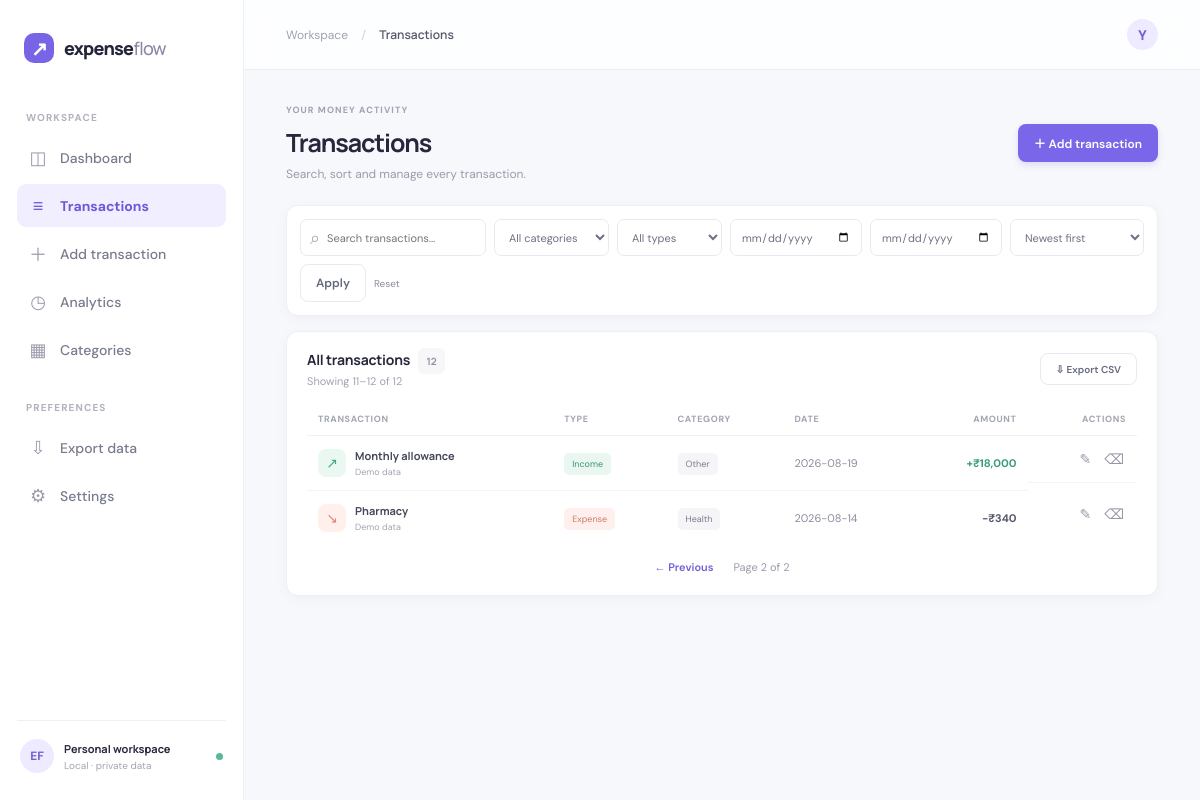
The page /transactions?q=&category=&type=&start=&end=&sort=date_desc&page=2 on the database its author committed.
### tables this page shows
CREATE TABLE transactions (
                id INTEGER PRIMARY KEY AUTOINCREMENT,
                date TEXT NOT NULL,
                type TEXT NOT NULL CHECK(type IN ('Income','Expense')),
                category TEXT NOT NULL,
                description TEXT NOT NULL,
                amount REAL NOT NULL CHECK(amount > 0),
                notes TEXT DEFAULT '',
                created_at TEXT NOT NULL DEFAULT CURRENT_TIMESTAMP
            );

### app.py (the view)
@app.route("/transactions")
def transactions():
    search = request.args.get("q", "").strip()[:100]
    category = request.args.get("category", "")
    kind = request.args.get("type", "")
    start, end = request.args.get("start", ""), request.args.get("end", "")
    sort = request.args.get("sort", "date_desc")
    page = max(1, request.args.get("page", 1, type=int) or 1)
    valid_sorts = {"date_desc": "date DESC,id DESC", "date_asc": "date ASC,id ASC", "amount_desc": "amount DESC", "amount_asc": "amount ASC"}
    conditions, args = [], []
    if search: conditions.append("(description LIKE ? OR category LIKE ?)"); args += [f"%{search}%", f"%{search}%"]
    if category: conditions.append("category=?"); args.append(category)
    if kind in ("Income", "Expense"): conditions.append("type=?"); args.append(kind)
    for val, op in ((start, ">="), (end, "<=")):
        try: date.fromisoformat(val); conditions.append(f"date {op} ?"); args.append(val)
        except ValueError: pass
    where = (" WHERE " + " AND ".join(conditions)) if conditions else ""
    with get_db() as db:
        total = db.execute("SELECT COUNT(*) FROM transactions"+where, args).fetchone()[0]
        rows = db.execute("SELECT * FROM transactions"+where+" ORDER BY "+valid_sorts.get(sort, valid_sorts["date_desc"])+" LIMIT 10 OFFSET ?", args+[10*(page-1)]).fetchall()
        cats = db.execute("SELECT name FROM categories ORDER BY name").fetchall()
    return render_template("transactions.html", active="transactions", txs=rows, categories=cats, total=total, page=page, pages=max(1,(total+9)//10), filters=request.args)

### app.py (called while the page is built)
@app.template_filter("inr")
def inr(value):
    try: n = float(value or 0)
    except (TypeError, ValueError): n = 0
    whole, dot, fraction = f"{abs(n):.2f}".partition(".")
    last = whole[-3:]
    rest = whole[:-3]
    while len(rest) > 2:
        last = rest[-2:] + "," + last
        rest = rest[:-2]
    grouped = (rest + "," if rest else "") + last
    suffix = ("." + fraction.rstrip("0")) if fraction.rstrip("0") else ""
    return ("-" if n < 0 else "") + "₹" + grouped + suffix

@app.context_processor
def global_data():
    return {"nav_categories": CATEGORIES}

### database.py (called while the page is built)
def get_db():
    DB_PATH.parent.mkdir(parents=True, exist_ok=True)
    conn = sqlite3.connect(DB_PATH)
    conn.row_factory = sqlite3.Row
    conn.execute("PRAGMA foreign_keys = ON")
    return conn

### templates/transactions.html
{% extends 'base.html' %}{% block title %}Transactions{% endblock %}{% block crumb %}Transactions{% endblock %}{% block content %}<section class="page-heading"><div><p class="eyebrow">YOUR MONEY ACTIVITY</p><h1>Transactions</h1><p class="muted">Search, sort and manage every transaction.</p></div><a href="{{ url_for('transaction_form') }}" class="button primary">＋ Add transaction</a></section><section class="panel filters-panel"><form class="filter-form" method="get"><label class="search-input"><span>⌕</span><input name="q" placeholder="Search transactions..." value="{{ filters.get('q','') }}"></label><select name="category"><option value="">All categories</option>{% for c in categories %}<option value="{{ c.name }}" {{ 'selected' if filters.get('category')==c.name }}>{{ c.name }}</option>{% endfor %}</select><select name="type"><option value="">All types</option><option {{ 'selected' if filters.get('type')=='Income' }} value="Income">Income</option><option {{ 'selected' if filters.get('type')=='Expense' }} value="Expense">Expense</option></select><input type="date" name="start" aria-label="From date" value="{{ filters.get('start','') }}"><input type="date" name="end" aria-label="To date" value="{{ filters.get('end','') }}"><select name="sort"><option value="date_desc" {{ 'selected' if filters.get('sort','date_desc')=='date_desc' }}>Newest first</option><option value="date_asc" {{ 'selected' if filters.get('sort')=='date_asc' }}>Oldest first</option><option value="amount_desc" {{ 'selected' if filters.get('sort')=='amount_desc' }}>Amount: high–low</option><option value="amount_asc" {{ 'selected' if filters.get('sort')=='amount_asc' }}>Amount: low–high</option></select><button class="button secondary" type="submit">Apply</button><a class="clear-link" href="{{ url_for('transactions') }}">Reset</a></form></section><section class="panel transactions-table"><div class="panel-heading"><div><h2>All transactions <span class="count-pill">{{ total }}</span></h2><p>Showing {{ ((page-1)*10+1) if total else 0 }}–{{ [page*10,total]|min }} of {{ total }}</p></div><a class="button secondary small-btn" href="{{ url_for('export_csv') }}">⇩ Export CSV</a></div>{% if txs %}<div class="table-scroll"><table><thead><tr><th>TRANSACTION</th><th>TYPE</th><th>CATEGORY</th><th>DATE</th><th class="right">AMOUNT</th><th class="right">ACTIONS</th></tr></thead><tbody>{% for tx in txs %}<tr><td><div class="table-title"><span class="tx-symbol {{ 'income-symbol' if tx.type=='Income' else 'expense-symbol' }}">{{ '↗' if tx.type=='Income' else '↘' }}</span><span><strong>{{ tx.description }}</strong>{% if tx.notes %}<small>{{ tx.notes }}</small>{% endif %}</span></div></td><td><span class="type-pill {{ 'type-income' if tx.type=='Income' else 'type-expense' }}">{{ tx.type }}</span></td><td><span class="tag">{{ tx.category }}</span></td><td>{{ tx.date }}</td><td class="right amount {{ 'positive' if tx.type=='Income' else '' }}">{{ '+' if tx.type=='Income' else '−' }}{{ tx.amount|inr }}</td><td class="right actions"><a title="Edit" href="{{ url_for('transaction_form',tx_id=tx.id) }}">✎</a><form method="post" action="{{ url_for('delete_transaction',tx_id=tx.id) }}" onsubmit="return confirm('Delete this transaction? This cannot be undone.')"><button title="Delete" aria-label="Delete transaction">⌫</button></form></td></tr>{% endfor %}</tbody></table></div>{% else %}<div class="empty-state"><span>◷</span><strong>No transactions found</strong><p>Try changing your filters, or add a transaction.</p><a class="button primary" href="{{ url_for('transaction_form') }}">＋ Add transaction</a></div>{% endif %}{% if pages>1 %}<div class="pagination">{% if page>1 %}<a href="{{ url_for('transactions',q=filters.get('q',''),category=filters.get('category',''),type=filters.get('type',''),start=filters.get('start',''),end=filters.get('end',''),sort=filters.get('sort','date_desc'),page=page-1) }}">← Previous</a>{% endif %}<span>Page {{ page }} of {{ pages }}</span>{% if page<pages %}<a href="{{ url_for('transactions',q=filters.get('q',''),category=filters.get('category',''),type=filters.get('type',''),start=filters.get('start',''),end=filters.get('end',''),sort=filters.get('sort','date_desc'),page=page+1) }}">Next →</a>{% endif %}</div>{% endif %}</section>{% endblock %}

### static/css/style.css (style rules this page uses)
:root { --ink:#26273a;--muted:#9297a7;--line:#eeeef3;--surface:#fff;--bg:#f7f8fc;--purple:#7966e8;--purple-dark:#6854d4;--green:#45a989;--coral:#e88778;--shadow:0 3px 14px rgba(35,37,65,.035) }
* { box-sizing:border-box }
body { margin:0;background:var(--bg);color:var(--ink);font-family:'DM Sans',sans-serif;font-size:14px }
h1,h2,h3,strong { font-family:'Manrope','DM Sans',sans-serif }
a { color:inherit;text-decoration:none }
button,input,select,textarea { font:inherit }
.welcome-row,.page-heading { display:flex;align-items:center;justify-content:space-between;margin-bottom:24px }
.eyebrow { font-size:9px;font-weight:700;letter-spacing:1.1px;color:#a0a1b1;margin:0 0 9px }
.welcome-row h1,.page-heading h1 { font-size:27px;letter-spacing:-1.1px;margin:0 0 6px }
.muted { color:#999cab;margin:0;font-size:12px }
.button { min-height:38px;padding:0 15px;border:1px solid transparent;border-radius:8px;display:inline-flex;align-items:center;justify-content:center;gap:8px;font-weight:600;font-size:12px;cursor:pointer;transition:.18s }
.button.primary { background:var(--purple);color:white;box-shadow:0 3px 7px #7966e833 }
.button.secondary { background:#fff;border-color:#e9e9ef;color:#65697b }
.stat-card,.panel { background:var(--surface);border:1px solid #eff0f4;border-radius:12px;box-shadow:var(--shadow) }
.panel { padding:19px 20px;margin-bottom:16px }
.panel-heading { display:flex;justify-content:space-between;align-items:center;margin-bottom:15px }
.panel-heading h2,.settings-card h2,.add-category h2 { font-size:14px;letter-spacing:-.25px;margin:0 0 5px }
.panel-heading p,.add-category p { color:#a1a4b0;font-size:11px;margin:0 }
.period-chip,.count-pill { padding:6px 9px;border-radius:6px;background:#f7f7fa;color:#9295a5;font-size:10px }
.table-scroll { width:100%;overflow-x:auto }
table { border-collapse:collapse;width:100%;text-align:left;white-space:nowrap }
th { font-size:9px;letter-spacing:.65px;color:#a2a5b2;font-weight:700;padding:10px 11px;border-bottom:1px solid #f0f0f4 }
td { padding:12px 11px;border-bottom:1px solid #f4f4f7;font-size:11px;color:#8a8d9d }
tbody tr:last-child td { border-bottom:none }
.right { text-align:right }
.table-title { display:flex;align-items:center;gap:9px }
.table-title strong,.table-title small { display:block }
.table-title strong { font-size:11px;color:#44475a }
.table-title small { font-size:9px;color:#a3a5b1;margin-top:3px;max-width:170px;overflow:hidden;text-overflow:ellipsis }
.tx-symbol { height:28px;width:28px;border-radius:8px;display:grid;place-items:center;font-size:14px }
.income-symbol { background:#eaf8f2;color:#40a787 }
.expense-symbol { background:#fff0ec;color:#de8876 }
.tag,.type-pill { font-size:9px;padding:5px 8px;border-radius:5px;background:#f5f5f8;color:#777b8c }
.type-income { color:#379477;background:#eaf7f1 }
.type-expense { color:#cf7a69;background:#fff0ed }
.amount { font-weight:700;color:#55586b }
.amount.positive { color:#3b9c7d }
.page-heading { margin-bottom:23px }
.page-heading h1 { font-size:25px }
.filters-panel { padding:13px;margin-bottom:15px }
.filter-form { display:flex;align-items:center;gap:8px;flex-wrap:wrap }
.filter-form select,.filter-form input,.inline-add input,.field input,.field select,.field textarea,.export-options select { height:37px;border:1px solid #e9eaf0;border-radius:7px;background:#fff;padding:0 10px;color:#6e7182;font-size:11px;outline:none }
.filter-form select { min-width:105px }
.filter-form input[type=date] { width:132px }
.search-input { display:flex;align-items:center;gap:7px;border:1px solid #e9eaf0;border-radius:7px;padding:0 9px;height:37px;flex:1;min-width:160px }
.search-input span { font-size:18px;color:#a4a5b1 }
.search-input input { height:33px;border:0;padding:0;min-width:0;width:100%;outline:0 }
.clear-link { font-size:10px;color:#8d8e9c }
.transactions-table { padding:18px 20px }
.count-pill { margin-left:5px }
.small-btn { min-height:32px;font-size:10px }
.actions { display:flex;align-items:center;justify-content:flex-end;gap:9px }
.actions a,.actions button { color:#9698a8;border:0;background:none;cursor:pointer;font-size:14px;padding:2px }
.actions form { margin:0 }
.pagination { display:flex;justify-content:center;align-items:center;gap:20px;padding:15px 0 3px;color:#999cab;font-size:11px }
.pagination a { color:#7160d5;font-weight:600 }

### rows shown on the page
transactions: type "↗", description "Monthly allowance", notes "Demo data", type "Income", category "Other", date "2026-08-19", type "+", amount|inr "₹18,000"
transactions: type "↘", description "Pharmacy", notes "Demo data", type "Expense", category "Health", date "2026-08-14", type "−", amount|inr "₹340"

### other values the page prints
{{ total }} "12"
{{ ((page-1)*10+1) if total else 0 }} "11"
{{ [page*10,total]|min }} "12"
{{ page }} "2"
{{ pages }} "2"
